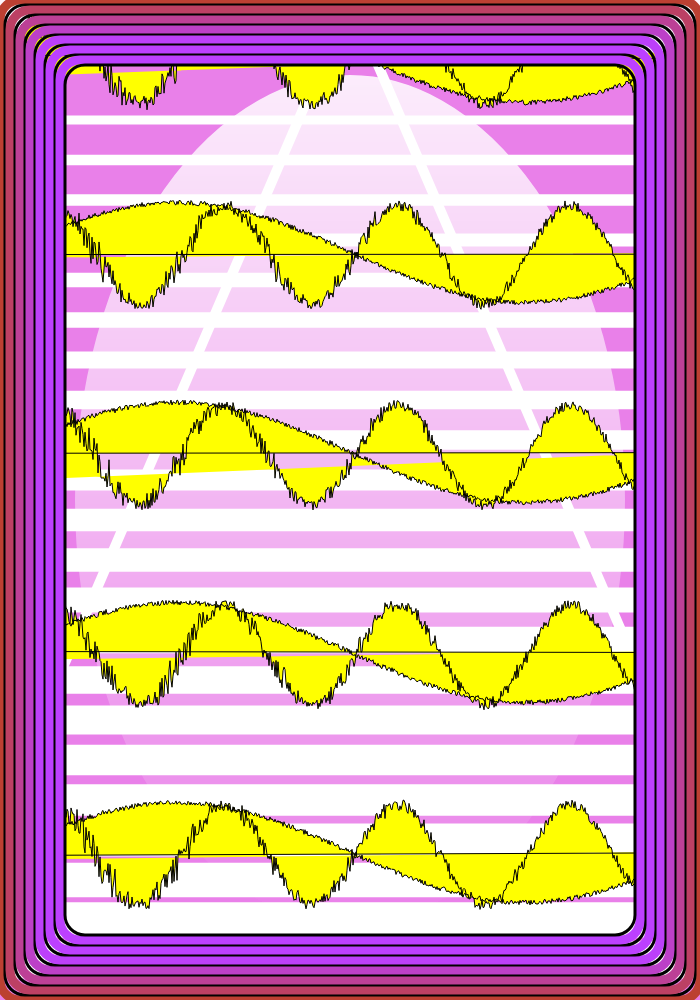
Frame 1 (no input)
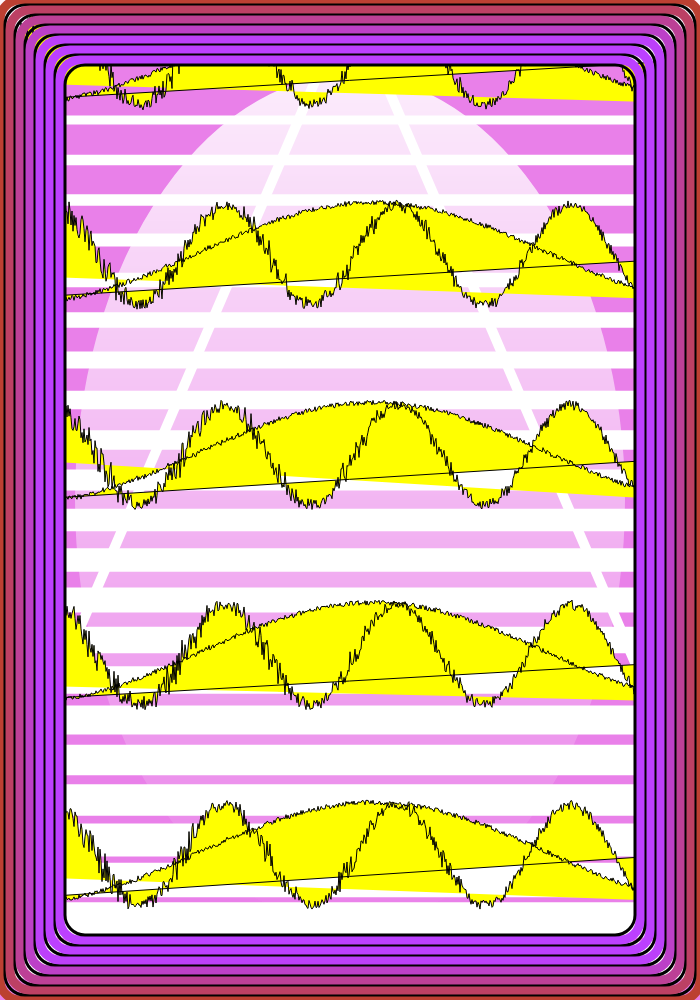
Frame 60 (no input)
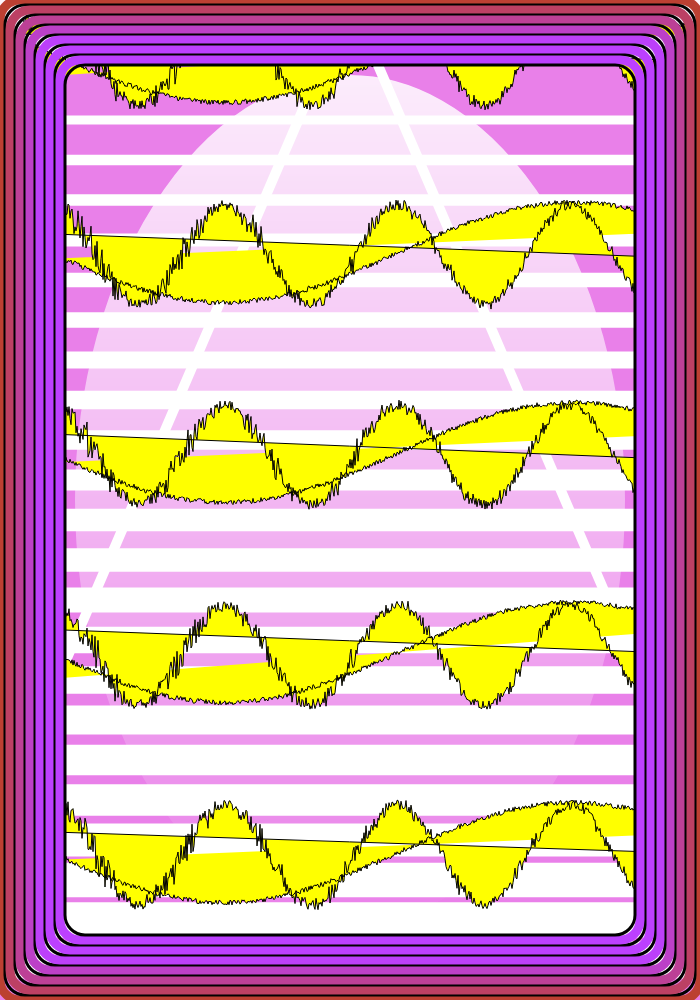
Frame 120 (the mouse pressed at the canvas centre since frame 60)

The p5.js sketch that drew these frames (run headless with seeded random() and noise() and a simulated clock; from frame 60 on, the mouse is pressed at the canvas centre):

// p5.js sketch
// ── sketch.js
let numberOfPoints;
const waves = 5;
const waveCycles = 4;
const waveAmplitude = 50;
let white, pink;
const speed = 0.03;
let offset = 0;


function setup() {
  createCanvas(700, windowHeight);
  numberOfPoints = width;
  white = color(255);
  pink = color(233, 128, 233);
}

function draw() {
  createBackground();

  drawPyramid(80);

  stroke(0);
  strokeWeight(1);

  const step = (height / waves);
  
  fill(255, 255, 0);

  for (let i = 0; i < waves; i++) {
    drawWave(numberOfPoints, waveCycles, waveAmplitude, 20, 10, i * step, 0, true, false);
    drawWave(numberOfPoints, 1, waveAmplitude, 5, 5, i * step, offset, false, true);
  }

  offset += speed;

  // Reset to zero to avoid overflow of the variable
  if (offset >= TWO_PI) {
    offset = 0;
  }

  createFrame()
}

function createFrame() {
  beginShape()
  noFill()
  for (let i = 0; i < width/10; i += 5) {
    // strokeWeight(8);
    // stroke(188, 64, 50 + i*4);
    if(i % 2 == 0) {
      strokeWeight(9);
      stroke(188, 64, 50 + i*5);
    } else {
      strokeWeight(3);
      stroke(0);
    }
    rect(0 + i , 0 + i, width - i*2, height -i*2, 20)
  }
    
  endShape()
}
function drawWave(numberOfPoints, cycles, amplitude, angleDistorsion, amplitudeDistorsion, heightOffset, movingOffset, startShape = true, closeShape = true) {
  if (startShape) {
    beginShape();
  }

  for (let j = 0; j < numberOfPoints; j++) {
    const angle = map(j, random(angleDistorsion), numberOfPoints, TWO_PI, 0) + movingOffset;
    const y = sin(angle * cycles);
    vertex(j, (y * amplitude) + heightOffset + amplitude + random(amplitudeDistorsion));
  }

  if (closeShape) {
    endShape();
  }
}

function drawPyramid(extensionFactor = 0) {
  stroke(255);
  strokeWeight(10);

  line(-extensionFactor, height, width/2, 0);
  line(width + extensionFactor, height, width/2, 0);
}

function createBackground() {
  stroke(255);
  strokeWeight(150);
  setGradient(0, 0, width, height, white, pink); // invertir pink y white y mirar el resultado
  ellipse(width/2, height/2, width, height); 
  createLines();
}

function createLines() {
  stroke(255);
  for (let i = 120; i < height; i += 40) {
    strokeWeight(5 + i/30);
    line(0, i, width, i)
  }
}

function setGradient(x, y, w, h, c1, c2) {
  noFill();
  for (let i = y; i <= y + h; i++) {
    let inter = map(i, y, y + h, 0, 1);
    let c = lerpColor(c1, c2, inter);
    stroke(c);
    line(x, i, x + w, i);
  }
}
